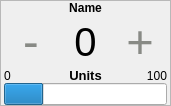
<?xml version="1.0" encoding="UTF-8"?>
<ui version="4.0">
 <class>toolsettings</class>
 <widget class="QWidget" name="toolsettings">
  <property name="geometry">
   <rect>
    <x>0</x>
    <y>0</y>
    <width>171</width>
    <height>105</height>
   </rect>
  </property>
  <property name="maximumSize">
   <size>
    <width>16777215</width>
    <height>105</height>
   </size>
  </property>
  <property name="windowTitle">
   <string>Form</string>
  </property>
  <layout class="QGridLayout" name="gridLayout_2">
   <property name="leftMargin">
    <number>0</number>
   </property>
   <property name="topMargin">
    <number>0</number>
   </property>
   <property name="rightMargin">
    <number>0</number>
   </property>
   <property name="bottomMargin">
    <number>0</number>
   </property>
   <property name="spacing">
    <number>0</number>
   </property>
   <item row="0" column="0">
    <widget class="QFrame" name="frame">
     <property name="frameShape">
      <enum>QFrame::StyledPanel</enum>
     </property>
     <property name="frameShadow">
      <enum>QFrame::Raised</enum>
     </property>
     <layout class="QGridLayout" name="gridLayout">
      <property name="leftMargin">
       <number>3</number>
      </property>
      <property name="topMargin">
       <number>0</number>
      </property>
      <property name="rightMargin">
       <number>3</number>
      </property>
      <property name="bottomMargin">
       <number>0</number>
      </property>
      <property name="spacing">
       <number>0</number>
      </property>
      <item row="2" column="2">
       <widget class="QLabel" name="label_plus">
        <property name="enabled">
         <bool>true</bool>
        </property>
        <property name="palette">
         <palette>
          <active>
           <colorrole role="WindowText">
            <brush brushstyle="SolidPattern">
             <color alpha="255">
              <red>136</red>
              <green>138</green>
              <blue>133</blue>
             </color>
            </brush>
           </colorrole>
           <colorrole role="Text">
            <brush brushstyle="SolidPattern">
             <color alpha="255">
              <red>0</red>
              <green>0</green>
              <blue>0</blue>
             </color>
            </brush>
           </colorrole>
          </active>
          <inactive>
           <colorrole role="WindowText">
            <brush brushstyle="SolidPattern">
             <color alpha="255">
              <red>136</red>
              <green>138</green>
              <blue>133</blue>
             </color>
            </brush>
           </colorrole>
           <colorrole role="Text">
            <brush brushstyle="SolidPattern">
             <color alpha="255">
              <red>0</red>
              <green>0</green>
              <blue>0</blue>
             </color>
            </brush>
           </colorrole>
          </inactive>
          <disabled>
           <colorrole role="WindowText">
            <brush brushstyle="SolidPattern">
             <color alpha="255">
              <red>190</red>
              <green>190</green>
              <blue>190</blue>
             </color>
            </brush>
           </colorrole>
           <colorrole role="Text">
            <brush brushstyle="SolidPattern">
             <color alpha="255">
              <red>190</red>
              <green>190</green>
              <blue>190</blue>
             </color>
            </brush>
           </colorrole>
          </disabled>
         </palette>
        </property>
        <property name="font">
         <font>
          <pointsize>35</pointsize>
         </font>
        </property>
        <property name="cursor">
         <cursorShape>PointingHandCursor</cursorShape>
        </property>
        <property name="frameShape">
         <enum>QFrame::NoFrame</enum>
        </property>
        <property name="text">
         <string>+</string>
        </property>
        <property name="alignment">
         <set>Qt::AlignCenter</set>
        </property>
       </widget>
      </item>
      <item row="2" column="0">
       <widget class="QLabel" name="label_minus">
        <property name="enabled">
         <bool>true</bool>
        </property>
        <property name="palette">
         <palette>
          <active>
           <colorrole role="WindowText">
            <brush brushstyle="SolidPattern">
             <color alpha="255">
              <red>136</red>
              <green>138</green>
              <blue>133</blue>
             </color>
            </brush>
           </colorrole>
           <colorrole role="Text">
            <brush brushstyle="SolidPattern">
             <color alpha="255">
              <red>0</red>
              <green>0</green>
              <blue>0</blue>
             </color>
            </brush>
           </colorrole>
          </active>
          <inactive>
           <colorrole role="WindowText">
            <brush brushstyle="SolidPattern">
             <color alpha="255">
              <red>136</red>
              <green>138</green>
              <blue>133</blue>
             </color>
            </brush>
           </colorrole>
           <colorrole role="Text">
            <brush brushstyle="SolidPattern">
             <color alpha="255">
              <red>0</red>
              <green>0</green>
              <blue>0</blue>
             </color>
            </brush>
           </colorrole>
          </inactive>
          <disabled>
           <colorrole role="WindowText">
            <brush brushstyle="SolidPattern">
             <color alpha="255">
              <red>190</red>
              <green>190</green>
              <blue>190</blue>
             </color>
            </brush>
           </colorrole>
           <colorrole role="Text">
            <brush brushstyle="SolidPattern">
             <color alpha="255">
              <red>190</red>
              <green>190</green>
              <blue>190</blue>
             </color>
            </brush>
           </colorrole>
          </disabled>
         </palette>
        </property>
        <property name="font">
         <font>
          <pointsize>35</pointsize>
         </font>
        </property>
        <property name="cursor">
         <cursorShape>PointingHandCursor</cursorShape>
        </property>
        <property name="frameShape">
         <enum>QFrame::NoFrame</enum>
        </property>
        <property name="text">
         <string>-</string>
        </property>
        <property name="alignment">
         <set>Qt::AlignCenter</set>
        </property>
       </widget>
      </item>
      <item row="1" column="1">
       <widget class="QLabel" name="label_name">
        <property name="font">
         <font>
          <weight>75</weight>
          <bold>true</bold>
         </font>
        </property>
        <property name="text">
         <string>Name</string>
        </property>
        <property name="alignment">
         <set>Qt::AlignCenter</set>
        </property>
       </widget>
      </item>
      <item row="2" column="1">
       <widget class="QLabel" name="label_value">
        <property name="font">
         <font>
          <pointsize>30</pointsize>
         </font>
        </property>
        <property name="text">
         <string>0</string>
        </property>
        <property name="alignment">
         <set>Qt::AlignCenter</set>
        </property>
       </widget>
      </item>
      <item row="3" column="1">
       <widget class="QLabel" name="label_units">
        <property name="font">
         <font>
          <pointsize>10</pointsize>
          <weight>75</weight>
          <bold>true</bold>
         </font>
        </property>
        <property name="text">
         <string>Units</string>
        </property>
        <property name="alignment">
         <set>Qt::AlignCenter</set>
        </property>
       </widget>
      </item>
      <item row="3" column="0">
       <widget class="QLabel" name="label_min">
        <property name="text">
         <string>0</string>
        </property>
       </widget>
      </item>
      <item row="3" column="2">
       <widget class="QLabel" name="label_max">
        <property name="text">
         <string>100</string>
        </property>
        <property name="alignment">
         <set>Qt::AlignRight|Qt::AlignTrailing|Qt::AlignVCenter</set>
        </property>
       </widget>
      </item>
      <item row="5" column="0" colspan="3">
       <widget class="QProgressBar" name="slider_value">
        <property name="value">
         <number>24</number>
        </property>
        <property name="format">
         <string/>
        </property>
       </widget>
      </item>
     </layout>
    </widget>
   </item>
  </layout>
 </widget>
 <resources/>
 <connections/>
</ui>
